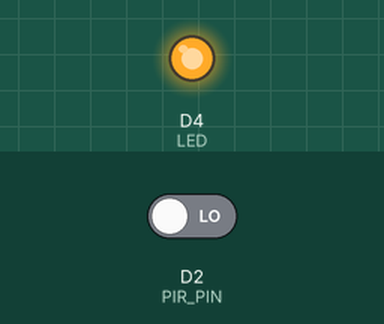
Simulated run of this sketch. Board: ESP8266 (NodeMCU). Shown: output pins drawn as LEDs (lit = HIGH). The test bench sets the inputs (shaded band); at power-on: D2 (PIR_PIN) LOW. What the sketch prints to the serial monitor is not drawn.

Above: at 1.2 s.
1.3 s: D2 (PIR_PIN) driven HIGH
At 2.2 s:
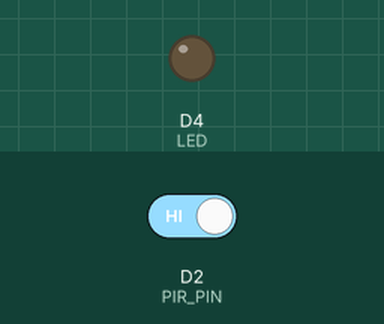
2.8 s: D2 (PIR_PIN) driven LOW
At 3.3 s:
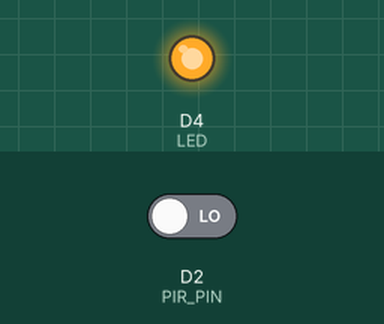
Timing chart, 0 to 5.8 s (numbered marks = the images above; inputs shaded):
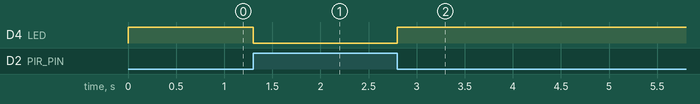

The sketch:

PIR.ino
```cpp
#define PIR_PIN D2
#define LED     D4

void setup() {
  pinMode(LED, OUTPUT);
  pinMode(PIR_PIN, INPUT);

  Serial.begin(9600);

}

void loop() {
  if (digitalRead(PIR_PIN))
    digitalWrite(LED, LOW);
  else
    digitalWrite(LED, HIGH);

  Serial.println(digitalRead(PIR_PIN));
}
```

Measured:
- after the input at 1.3 s, D4 (LED): HIGH → LOW at once
- after the input at 2.8 s, D4 (LED): LOW → HIGH at once
